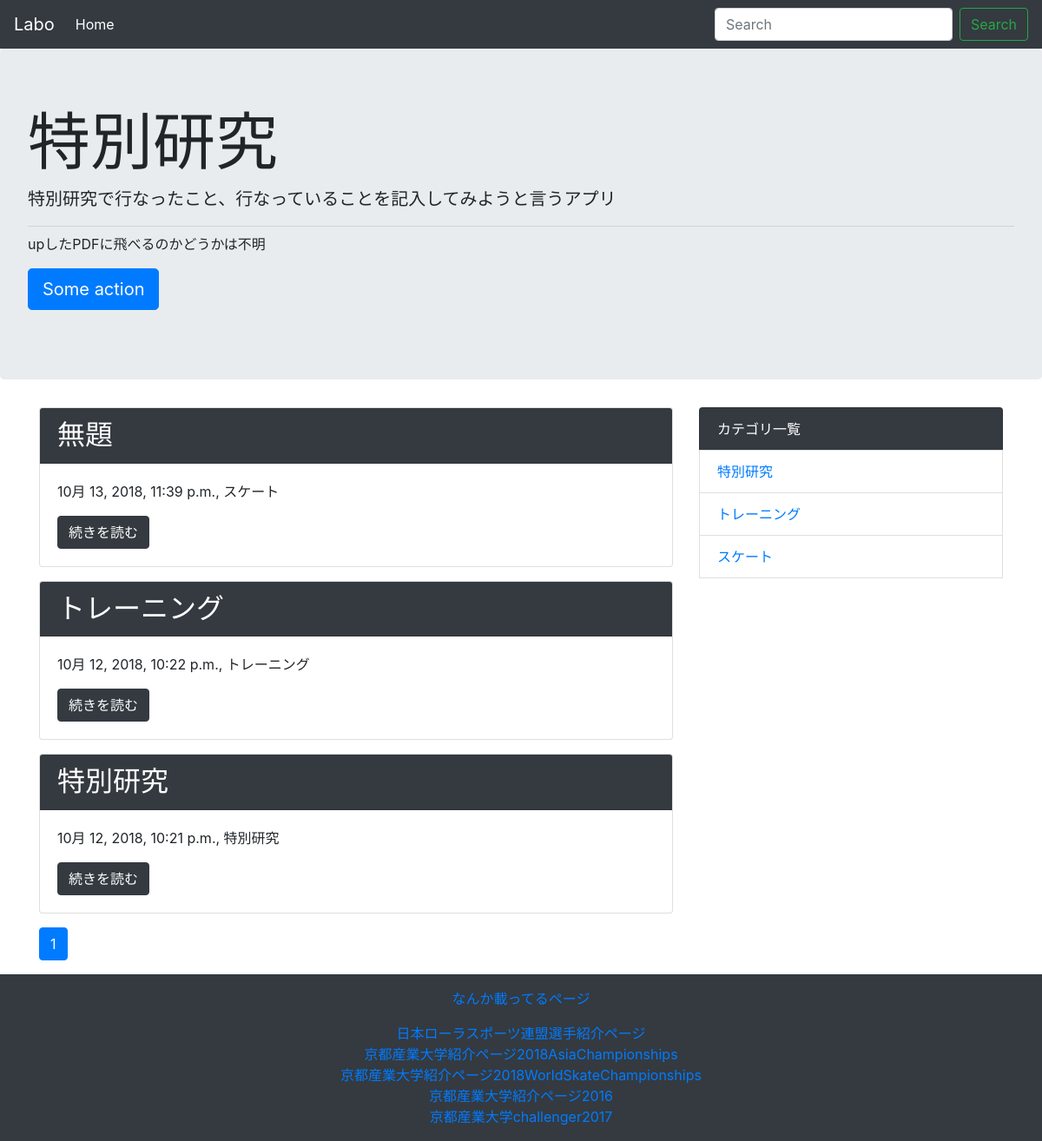
The page / on the database its author committed.
### labo/models.py (models this page shows, shortened)
class Post(models.Model):
    title = models.CharField('タイトル',max_length=255)
    text = models.TextField('本文')
    created_at = models.DateTimeField('作成日', default=timezone.now)
    category = models.ForeignKey(Category, verbose_name='カテゴリ', on_delete=models.PROTECT)

class Category(models.Model):
    name = models.CharField('カテゴリ名', max_length=255)
    def __str__(self):
        return self.name

### labo/views.py (the view)
# urls.py: path('',views.IndexView.as_view(), name='index'),
class IndexView(generic.ListView):
    model = Post
    paginate_by = 10
    def get_queryset(self):
        queryset = Post.objects.order_by('-created_at')
        keyword = self.request.GET.get('keyword')
        if keyword:
            queryset = queryset.filter(
                Q(title__icontains=keyword) | Q(text__icontains=keyword)
            )
        return queryset

### labo/context_processors.py (called while the page is built)
def common(request):
    context = {
        'category_list': Category.objects.all(),
    }
    return context

### labo/templatetags/mytag.py (called while the page is built)
@register.simple_tag
def url_replace(request, field, value):
    url_dict = request.GET.copy()
    url_dict[field] = str(value)
    return url_dict.urlencode()

### labo/templates/labo/post_list.html
{% extends 'labo/base.html' %}
{% block content %}
    {% for post in post_list %}
        <div class="card mb-3">
            <h2 class="card-header bg-dark text-white">{{ post.title }}</h2>
            <div class="card-body">
                <p>{{ post.created_at }}, {{ post.category }}</p>
                <a href="#" class="btn btn-dark">続きを読む</a>
            </div>
        </div>
    {% endfor %}
    {% include 'labo/page.html' %}
{% endblock %}

### labo/templates/labo/base.html (shortened to what this page needs)
<!DOCTYPE html>
<html lang="ja">
  <head>
    <link rel="stylesheet" href="https://stackpath.bootstrapcdn.com/bootstrap/4.1.3/css/bootstrap.min.css">
  </head>
  <body>
    <nav class="navbar navbar-expand-lg navbar-dark bg-dark">
        <a class="navbar-brand" href="#">Labo</a>
        <div class="collapse navbar-collapse" id="navbarSupportedContent">
            <ul class="navbar-nav mr-auto">
                <li class="nav-item active">
                    <a class="nav-link" href="{% url 'labo:index' %}">Home</a>
                </li>
            </ul>
            <form class="form-inline my-2 my-lg-0" method="GET" action=""{% url 'labo:index' %}>
                <input class="form-control mr-sm-2" type="text" placeholder="Search" aria-label="Search" name="keyword">
                <button class="btn btn-outline-success my-2 my-sm-0" type="submit">Search</button>
        </div>
    </nav>
    <div class="jumbotron">
        <h1 class="display-3">特別研究</h1>
        <p class="lead">特別研究で行なったこと、行なっていることを記入してみようと言うアプリ
        </p>
        <hr class="my-2">
        <p>upしたPDFに飛べるのかどうかは不明</p>
        <p class="lead">
            <a class="btn btn-primary btn-lg" href="#!" role="button">Some action</a>
        </p>
    </div>
    <div class="container">
        <div class="row">
            <div class="col-md-8">
                {% block content %}
                {% endblock %}
            </div>
            <div class="col-md-4">
                <ul class="list-group">
                    <li class="list-group-item bg-dark text-white">カテゴリ一覧</li>
                    {% for category in category_list %}
                        <li class="list-group-item"><a href="{% url 'labo:category' category.pk %}">{{ category }}</li>
                    {% endfor %}
                </ul>
            </div>
        </div>
    </div>
    <footer class="bg-dark text-white text-center py-3">
        <p>なんか載ってるページ</p>
        <a href="http://jrsf.or.jp/speed/speed_athlete/koretsu_nobuyasu/">日本ローラスポーツ連盟選手紹介ページ</a><br>
        <a href="https://www.kyoto-su.ac.jp/news/20181006_420_rorakoretu5.html">京都産業大学紹介ページ2018AsiaChampionships</a><br>
        <a href="https://www.kyoto-su.ac.jp/news/20180620_420_rorakoretu.html">京都産業大学紹介ページ2018WorldSkateChampionships</a><br>
        <a href="https://www.kyoto-su.ac.jp/news/20161008_420_rorasuketo.html">京都産業大学紹介ページ2016</a><br>
        <a href="https://www.kyoto-su.ac.jp/campuslife/challenging/48.html">京都産業大学challenger2017</a><br>
    </footer>
  </body>
</html>

### labo/templates/labo/page.html (shortened to what this page needs)
{% load mytag %}
<nav aria-label="Page navigation">
    <ul class="pagination">
        {% for link_page in page_obj.paginator.page_range %}
            {% if link_page == page_obj.number%}
                <li class="page-item active">
                    <a class="page-link" href="?{% url_replace request 'page' link_page %}">
                        {{ link_page }}
                    </a>
                </li>
            {% else %}
                <li class="page-item">
                    <a class="page-link" href="?{% url_replace request 'page' link_page %}">
                        {{ link_page}}
                    </a>
                </li>
            {% endif %}
        {% endfor %}
    </ul>
</nav>

### rows shown on the page
Post: title "無題", created_at "10月 13, 2018, 11:39 p.m.", category "スケート"
Post: title "トレーニング", created_at "10月 12, 2018, 10:22 p.m.", category "トレーニング"
Post: title "特別研究", created_at "10月 12, 2018, 10:21 p.m.", category "特別研究"
Category: name "特別研究"
Category: name "トレーニング"
Category: name "スケート"

### other values the page prints
{{ link_page }} "1"
